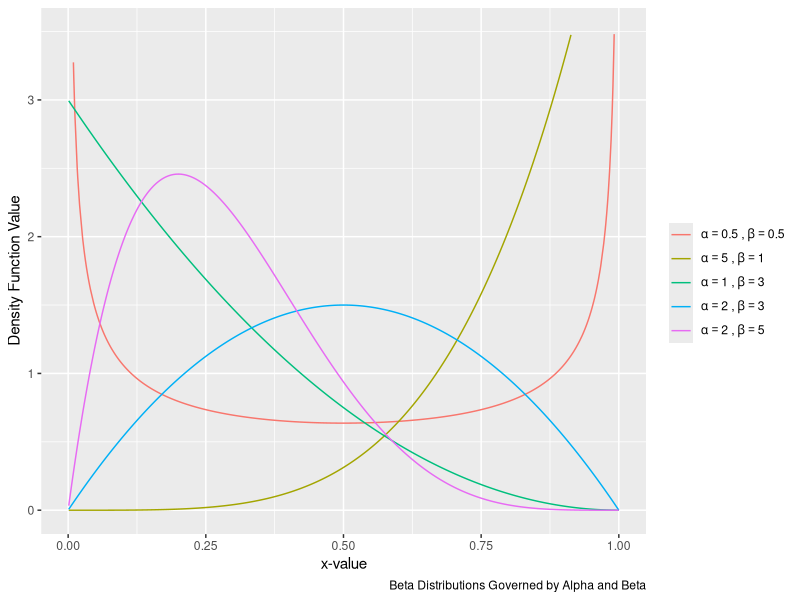
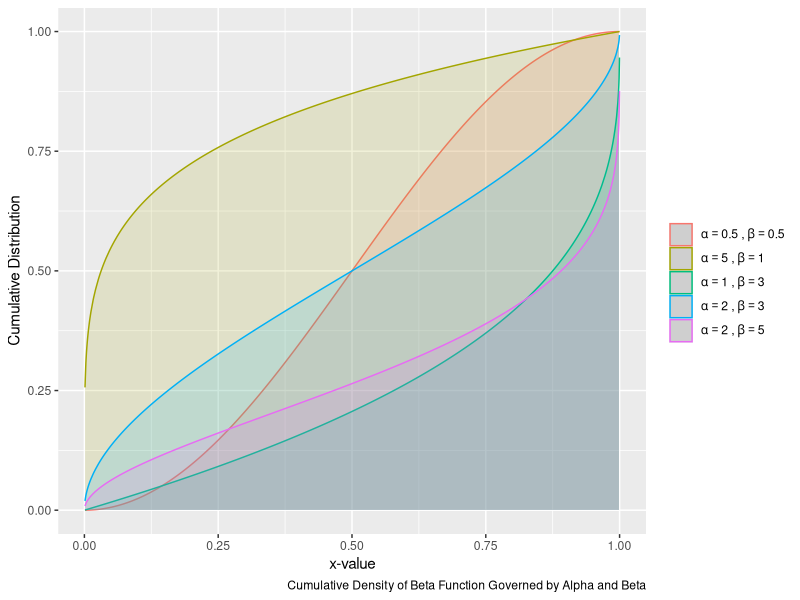
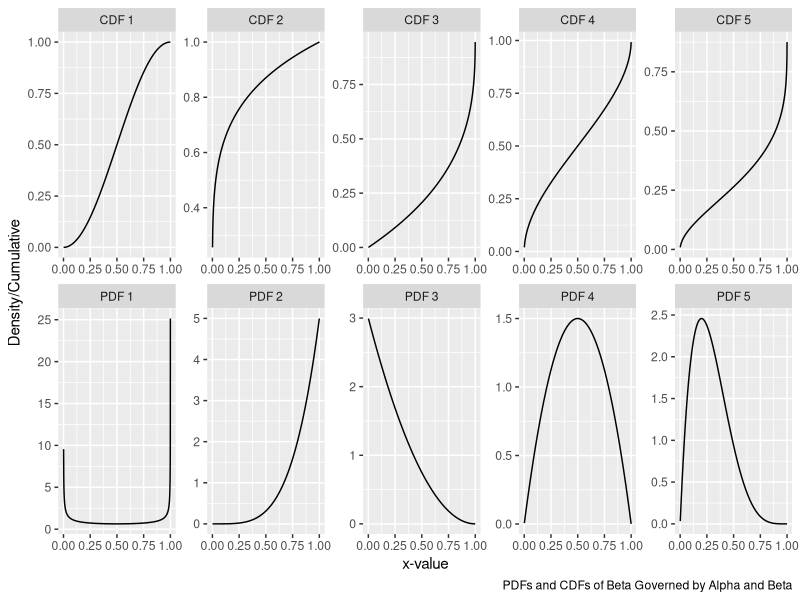

The R source for these figures, in order:
## ---- chunk 1
knitr::opts_chunk$set(echo = T)
library(ggplot2)
library(dplyr)
library(magrittr)
library(tidyr)
## ---- chunk 2
# generate initial dataframe, arranged by smallest xval first
PDFs <- as.data.frame(runif(1000, 0.0, 1.0))
colnames(PDFs) <- "xValue"

PDFs %<>% 
  arrange(xValue)
  
# store given alphas and betas
alphas <- c(0.5, 5, 1, 2, 2)
betas <- c(0.5, 1, 3, 2, 5)

# start filling DF!
generatePDFs <- function(df, alphaArray, betaArray){
  
  # loop through all 5 given alphas/betas
  for(i in 1:5){
    a <- alphaArray[i]
    b <- betaArray[i]
    
    # extract x values
    xVals <- df$xValue
    betaDistribution <- c()
    
    # start filling the distribution vector
    for(k in 1:length(xVals)){
       betaDistribution[k] <- dbeta(xVals[k], a, b)
    }
    
    # convert distribution vector into df column
    df[[i+1]] <- betaDistribution
  }
  names(df) <-  c("xValue", "B1", "B2", "B3", "B4", "B5")
  return(df)
}

PDFs <- generatePDFs(PDFs, alphas, betas)

PDFs %>% 
  ggplot( aes(x=xValue)) +
    geom_line(aes(y=B1, color='1')) + 
    geom_line(aes(y=B2, color='2')) +
    geom_line(aes(y=B3, color='3')) + 
    geom_line(aes(y=B4, color='4'))+ 
    geom_line(aes(y=B5, color='5')) +
    scale_color_discrete(name="", labels=c(bquote(alpha==0.5~","~beta==0.5),
                                           bquote(alpha==5~","~beta==1),
                                           bquote(alpha==1~","~beta==3),
                                           bquote(alpha==2~","~beta==3),
                                           bquote(alpha==2~","~beta==5))) + 
  xlab("x-value") + 
  ylab("Density Function Value") +
  ylim(0, 3.5) +
  labs(caption="Beta Distributions Governed by Alpha and Beta")
## ---- chunk 3

generateCDFs <- function(df, alphaArray, betaArray){
  
  # loop through all 5 given alphas/betas
  for(i in 1:5){
    a <- alphaArray[i]
    b <- betaArray[i]
    
    # extract x values
    xVals <- df$xValue
    betaCumulative <- c()
    
    # start filling the cumulative vector
    for(k in 1:length(xVals)){
       betaCumulative[k] <- qbeta(xVals[k], a, b)
    }
    
    # convert distribution vector into df column
    df[[i+5+1]] <- betaCumulative
  }
  
  names(df) <-  c("xValue", "B1", "B2", "B3", "B4", "B5",
                  "BC1", "BC2", "BC3", "BC4", "BC5")
  return(df)
}

PDFCDF <- generateCDFs(PDFs, alphas, betas)

ggplot(data=PDFCDF, aes(x=xValue)) +
  geom_area(aes(y=BC1, color="1", fill="1"), alpha=0.15) +
  geom_area(aes(y=BC2, color="2", fill="2"), alpha=0.15) +
  geom_area(aes(y=BC3, color= "3", fill="3"), alpha=0.15) +
  geom_area(aes(y=BC4, color ="4", fill="4"), alpha=0.15) +
  geom_area(aes(y=BC5, color = "5", fill="5"), alpha=0.15) +
  scale_color_discrete(name="", labels=c(bquote(alpha==0.5~","~beta==0.5),
                                         bquote(alpha==5~","~beta==1),
                                         bquote(alpha==1~","~beta==3),
                                         bquote(alpha==2~","~beta==3),
                                         bquote(alpha==2~","~beta==5))) + 
  scale_fill_discrete(guide=FALSE) +
  xlab("x-value") + 
  ylab("Cumulative Distribution") +
  labs(caption="Cumulative Density of Beta Function Governed by Alpha and Beta") 

## ---- chunk 4

names(PDFCDF) <-  c("xValue", "PDF 1", "PDF 2", "PDF 3", "PDF 4", "PDF 5",
                  "CDF 1", "CDF 2", "CDF 3", "CDF 4", "CDF 5")

PDFCDF %>% 
  gather(-xValue, key='var', value="value") %>% 
  ggplot(aes(x=xValue, y = value)) +
    geom_line() + 
    scale_color_discrete(name="", labels=c(bquote(alpha==0.5~","~beta==0.5),
                                         bquote(alpha==5~","~beta==1),
                                         bquote(alpha==1~","~beta==3),
                                         bquote(alpha==2~","~beta==3),
                                         bquote(alpha==2~","~beta==5))) + 
  facet_wrap(~ var, scales="free", ncol=5) +
  xlab("x-value") +
  ylab("Density/Cumulative") +
  labs(caption="PDFs and CDFs of Beta Governed by Alpha and Beta") 
  


